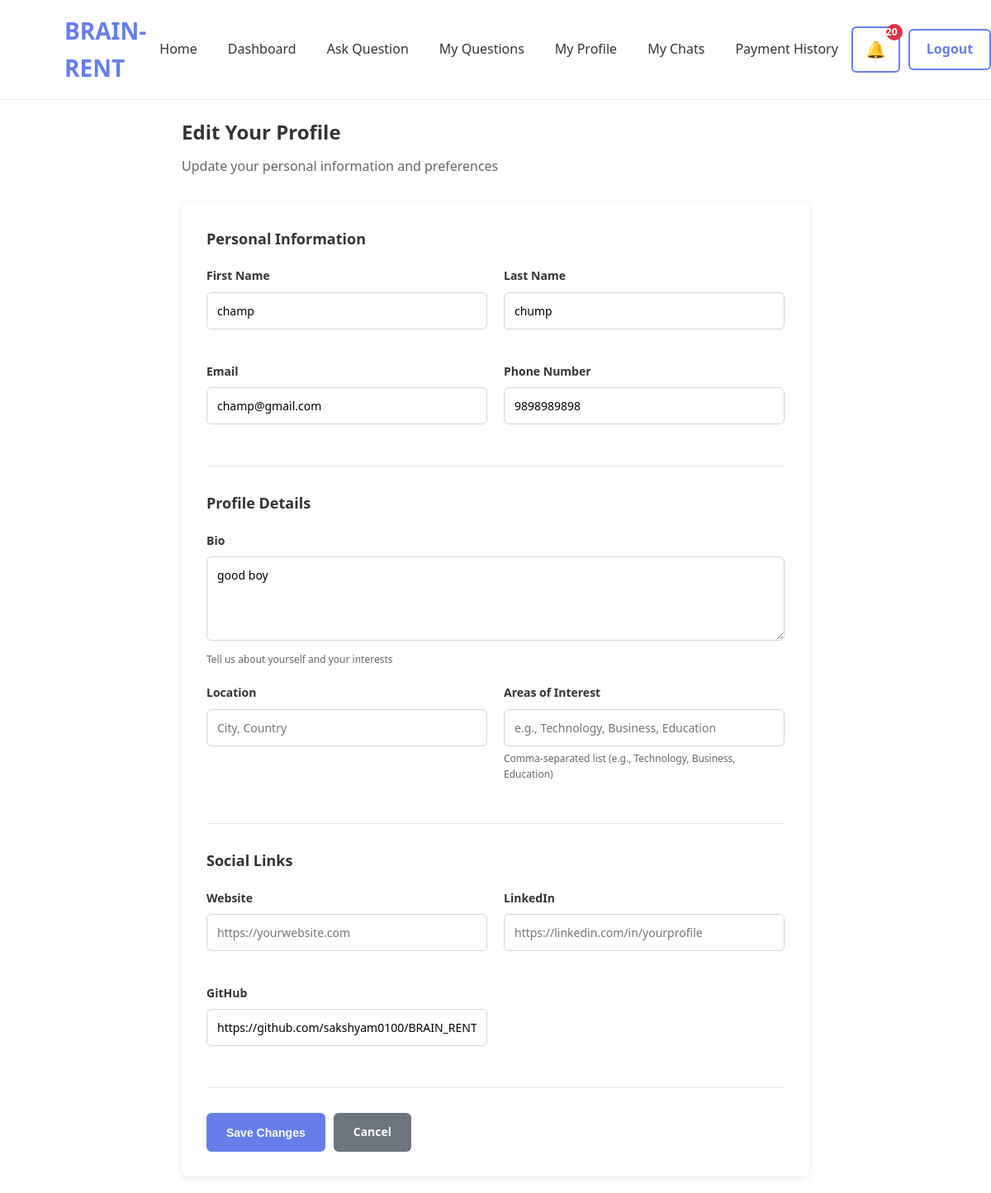
Page /profile/questioner/edit/ (signed in) on the committed database.
### accounts/models.py (models this page shows, shortened)
class CustomUser(AbstractUser):
    ROLE_CHOICES = [
        ("questioner", "Questioner"),
        ("advisor", "Advisor"),
    ]
    role = models.CharField(
    max_length=20,
    choices=ROLE_CHOICES,
    default="questioner"
 )
    phone_number = models.CharField(
        max_length=15,
        blank=True
    )
    profile_picture = models.ImageField(
        upload_to="profile_pictures/",
        blank=True,
        null=True
    )
    created_at = models.DateTimeField(
        auto_now_add=True
    )
    updated_at = models.DateTimeField(
        auto_now=True
    )

### questioner/models.py (models this page shows, shortened)
class QuestionerProfile(models.Model):
    user = models.OneToOneField(
        settings.AUTH_USER_MODEL,
        on_delete=models.CASCADE
    )
    bio = models.TextField(blank=True)
    location = models.CharField(max_length=100, blank=True)
    website = models.URLField(blank=True)
    linkedin = models.URLField(blank=True)
    github = models.URLField(blank=True)
    areas_of_interest = models.TextField(
        blank=True,
        help_text="Comma-separated list of areas you're interested in"
    )
    created_at = models.DateTimeField(default=timezone.now)
    updated_at = models.DateTimeField(auto_now=True)

### questioner/views.py (the view)
@login_required
def edit_questioner_profile(request):
    if request.user.role != "questioner":
        return HttpResponseForbidden("Access Denied")
    profile, created = QuestionerProfile.objects.get_or_create(
        user=request.user
    )
    if request.method == "POST":
        profile_form = QuestionerProfileForm(
            request.POST,
            instance=profile,
        )
        user_form = UserProfileForm(
            request.POST,
            instance=request.user,
        )
        if profile_form.is_valid() and user_form.is_valid():
            profile_form.save()
            user_form.save()
            messages.success(
                request,
                "Profile updated successfully."
            )
            return redirect("questioner_dashboard")
    else:
        profile_form = QuestionerProfileForm(
            instance=profile,
        )
        user_form = UserProfileForm(
            instance=request.user,
        )
    return render(
        request,
        "questioner/edit_profile.html",
        {
            "profile_form": profile_form,
            "user_form": user_form,
        },
    )

### questioner/forms.py
class QuestionerProfileForm(forms.ModelForm):
    class Meta:
        model = QuestionerProfile
        fields = ['bio', 'location', 'website', 'linkedin', 'github', 'areas_of_interest']
        widgets = {
            'bio': forms.Textarea(attrs={'rows': 4, 'placeholder': 'Tell us about yourself...'}),
            'location': forms.TextInput(attrs={'placeholder': 'City, Country'}),
            'website': forms.URLInput(attrs={'placeholder': 'https://yourwebsite.com'}),
            'linkedin': forms.URLInput(attrs={'placeholder': 'https://linkedin.com/in/yourprofile'}),
            'github': forms.URLInput(attrs={'placeholder': 'https://github.com/yourusername'}),
            'areas_of_interest': forms.TextInput(attrs={'placeholder': 'e.g., Technology, Business, Education'}),
        }

class UserProfileForm(forms.ModelForm):
    class Meta:
        model = CustomUser
        fields = ['first_name', 'last_name', 'email', 'phone_number']
        widgets = {
            'first_name': forms.TextInput(attrs={'placeholder': 'First name'}),
            'last_name': forms.TextInput(attrs={'placeholder': 'Last name'}),
            'email': forms.EmailInput(attrs={'placeholder': 'your@email.com'}),
            'phone_number': forms.TextInput(attrs={'placeholder': '+1234567890'}),
        }

### templates/questioner/edit_profile.html (shortened to what this page needs)
{% extends "base.html" %}
{% block content %}
<section class="edit-profile">
    <div class="page-header">
        <h1>Edit Your Profile</h1>
        <p>Update your personal information and preferences</p>
    </div>
    <div class="profile-form-container">
        <form method="post" enctype="multipart/form-data">
            <div class="form-section">
                <h2>Personal Information</h2>
                <div class="form-grid">
                    <div class="form-group">
                        <label for="{{ user_form.first_name.id_for_label }}">First Name</label>
                        {{ user_form.first_name }}
                    </div>
                    <div class="form-group">
                        <label for="{{ user_form.last_name.id_for_label }}">Last Name</label>
                        {{ user_form.last_name }}
                    </div>
                    <div class="form-group">
                        <label for="{{ user_form.email.id_for_label }}">Email</label>
                        {{ user_form.email }}
                    </div>
                    <div class="form-group">
                        <label for="{{ user_form.phone_number.id_for_label }}">Phone Number</label>
                        {{ user_form.phone_number }}
                    </div>
                </div>
            </div>
            <div class="form-section">
                <h2>Profile Details</h2>
                <div class="form-group">
                    <label for="{{ profile_form.bio.id_for_label }}">Bio</label>
                    {{ profile_form.bio }}
                    <small class="form-help">Tell us about yourself and your interests</small>
                </div>
                <div class="form-grid">
                    <div class="form-group">
                        <label for="{{ profile_form.location.id_for_label }}">Location</label>
                        {{ profile_form.location }}
                    </div>
                    <div class="form-group">
                        <label for="{{ profile_form.areas_of_interest.id_for_label }}">Areas of Interest</label>
                        {{ profile_form.areas_of_interest }}
                        <small class="form-help">Comma-separated list (e.g., Technology, Business, Education)</small>
                    </div>
                </div>
            </div>
            <div class="form-section">
                <h2>Social Links</h2>
                <div class="form-grid">
                    <div class="form-group">
                        <label for="{{ profile_form.website.id_for_label }}">Website</label>
                        {{ profile_form.website }}
                    </div>
                    <div class="form-group">
                        <label for="{{ profile_form.linkedin.id_for_label }}">LinkedIn</label>
                        {{ profile_form.linkedin }}
                    </div>
                    <div class="form-group">
                        <label for="{{ profile_form.github.id_for_label }}">GitHub</label>
                        {{ profile_form.github }}
                    </div>
                </div>
            </div>
            <div class="form-actions">
                <button type="submit" class="btn btn-primary">Save Changes</button>
                <a href="{% url 'questioner_dashboard' %}" class="btn btn-secondary">Cancel</a>
            </div>
        </form>
    </div>
</section>
{% endblock %}

### static/css/base.css (style rules this page uses)
* { margin: 0; padding: 0; box-sizing: border-box; }
body { font-family: 'Segoe UI', Tahoma, Geneva, Verdana, sans-serif; background: white; color: #333; line-height: 1.6; }

### templates/questioner/edit_profile.html (style rules this page uses)
.edit-profile { max-width: 800px; margin: 0 auto; padding: 20px; }
.page-header { margin-bottom: 30px; }
.page-header h1 { color: #333; margin: 0 0 10px 0; }
.page-header p { color: #666; margin: 0; }
.profile-form-container { background: white; padding: 30px; border-radius: 8px; box-shadow: 0 2px 8px rgba(0, 0, 0, 0.1); }
.form-section { margin-bottom: 30px; padding-bottom: 30px; border-bottom: 1px solid #e5e7eb; }
.form-section h2 { color: #333; margin: 0 0 20px 0; font-size: 18px; }
.form-grid { display: grid; grid-template-columns: 1fr 1fr; gap: 20px; }
.form-group { margin-bottom: 20px; }
.form-group label { display: block; color: #333; font-weight: 600; margin-bottom: 8px; font-size: 14px; }
.form-group input, .form-group textarea { width: 100%; padding: 12px; border: 1px solid #d1d5db; border-radius: 6px; font-size: 14px; font-family: inherit; transition: border-color 0.2s ease; }
.form-group textarea { resize: vertical; min-height: 100px; }
.form-help { display: block; color: #666; font-size: 12px; margin-top: 5px; }
.form-actions { display: flex; gap: 10px; margin-top: 30px; }
.btn { padding: 12px 24px; border: none; border-radius: 6px; font-size: 14px; font-weight: 600; cursor: pointer; transition: all 0.2s ease; text-decoration: none; display: inline-block; }
.btn-primary { background: #667eea; color: white; }
.btn-secondary { background: #6c757d; color: white; }

### rows in the picture
CustomUser: first_name "champ", last_name "chump", email "champ@gmail.com", phone_number "9898989898"
QuestionerProfile: bio "good boy", github "https://github.com/sakshyam0100/BRAIN_RENT"
